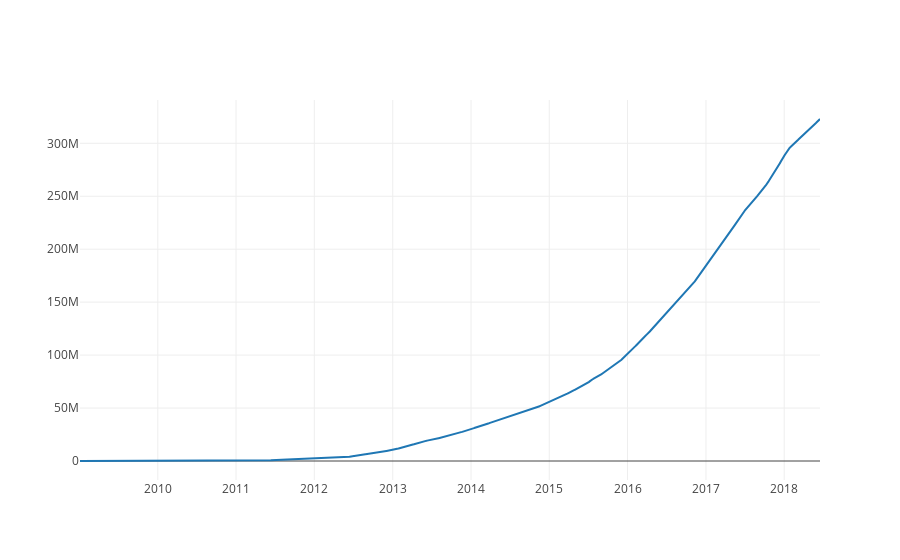

Notebook cell for this chart:
### Code cell
# Gráfico del volumen de cambio USD/BTC acumulativo
number_transactions_btc_acumulative = go.Scatter(x=transactions_btc_acumulative.index, y=transactions_btc_acumulative.Value)
py.iplot([number_transactions_btc_acumulative])

### Figure 1 — Plotly figure (JSON) as saved in the notebook; plotly's stock layout.template omitted (floating-point values rounded to 4 significant figures; data arrays with more than 128 entries replaced by an {"elided": "..."} marker saying what was removed)
{"data": [{"type": "scatter", "x": {"elided": "3453 str values"}, "y": {"elided": "3453 int values"}}], "layout": {}}
